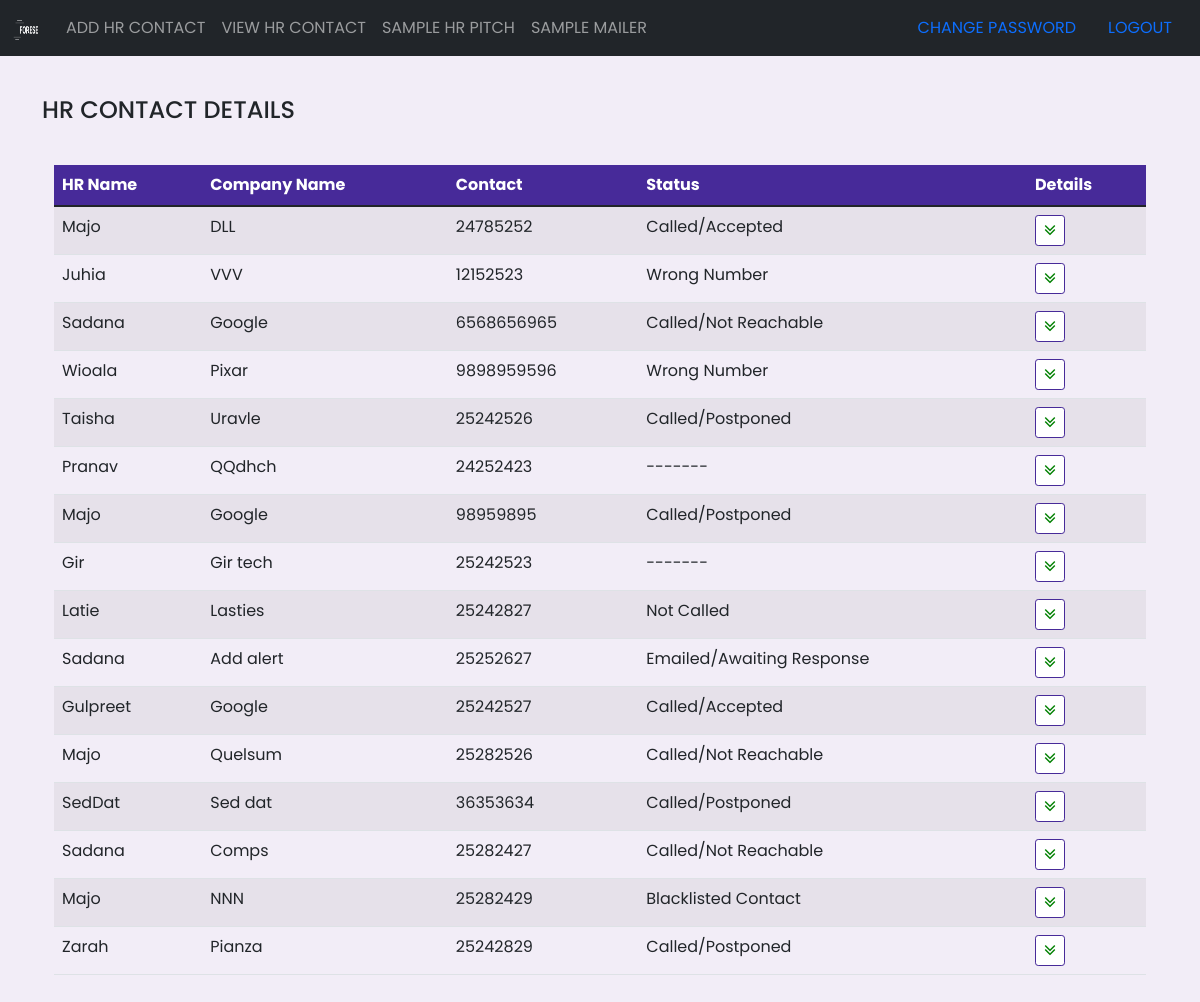
The app's page /hr_features/show_hr_modal/ (signed in) with its own data.
### hr_features/models.py (models this page shows)
class Hr(models.Model):
    added_by=models.ForeignKey(User,on_delete=models.SET_NULL,null=True)
    fullname=models.CharField( max_length=70)
    companyname=models.CharField( max_length=70)
    email=models.CharField( max_length=70,unique=True)
    mobile = models.CharField(max_length=10,unique=True)
    status=models.CharField(choices=STATUS_CHOICE,max_length=70)
    interview=models.CharField(choices=INTERVIEW_CHOICE,max_length=70)
    hrcount=models.PositiveIntegerField()
    dept=models.CharField(max_length=70)
    transport=models.CharField(choices=TRANSPORT_CHOICE,max_length=70)
    extra_comments=models.TextField()
    internship=models.BooleanField(default=False)
    dtoc=models.DateTimeField(auto_now_add=True,null=True)

### hr_features/views.py (the view)
# urls.py: path('show_hr_modal/',views.show_hr_modal,name='show_hr_modal'),
def show_hr_modal(request):
    if request.user.is_authenticated and check_student(request.user):
       hrs=Hr.objects.filter(added_by=request.user).order_by('dtoc').all()
       return render(request,'hr_features/show_modal.html',{"hrs":hrs})
    else:
        return redirect('student_login')

### students/views.py (called while the page is built)
def check_student(user):
    if user.user_type == 'VOLUNTEER':
        return True
    else:
	    return False

### hr_features/templates/hr_features/show_modal.html (shortened to what this page needs)
{% extends 'hr_features/layout.html' %}
{% load static %}
{% block main %}
<div class="row">
    <h4 class="table table-striped"> HR CONTACT DETAILS</h4>
    <div class="d-flex p-4">
        <table class="table table-striped">
        <thead style="background-color:#472a99;">
            <tr>
            <th scope="col" class="scope" >HR Name</th>
            <th scope="col" class="scope">Company Name</th>
            <th scope="col" class="scope">Contact</th>
            <th scope="col" class="scope">Status</th>
            <th scope="col" class="scope">Details</th>
            </tr>
        </thead>
        <tbody>
            {% for hr in hrs %}
            <tr>
                <td>{{hr.fullname}}</td>
                <td>{{hr.companyname}}</td>
                <td>{{hr.mobile}}</td>
                <td>{{hr.status}}</td>
                <td><button type="button" class="btn btn-primary btn-sm" data-bs-toggle="modal" data-bs-target="#HR{{hr.pk}}" style="background-color:white; border-color:#472a99"><i class="fa fa-angle-double-down fa-lg" style="color:green"></i></button>
                  </td>
            </tr>
            {% endfor %}
        </tbody>
        </table>
    </div>
</div>
{% endblock %}

### hr_features/templates/hr_features/layout.html (style rules this page uses)
body { font-family: 'Poppins', sans-serif; background-color: #f2edf7; }

### hr_features/templates/hr_features/show_modal.html (style rules this page uses)
body { font-family: 'Poppins', sans-serif; background-color: #f2edf7; }
.scope { background-color: #472a99; color: white; text-align:left; }

### records on screen
Hr: fullname "Majo", companyname "DLL", mobile "24785252", status "Called/Accepted"
Hr: fullname "Juhia", companyname "VVV", mobile "12152523", status "Wrong Number"
Hr: fullname "Sadana", companyname "Google", mobile "6568656965", status "Called/Not Reachable"
Hr: fullname "Wioala", companyname "Pixar", mobile "9898959596", status "Wrong Number"
Hr: fullname "Taisha", companyname "Uravle", mobile "25242526", status "Called/Postponed"
Hr: fullname "Pranav", companyname "QQdhch", mobile "24252423", status "-------"
Hr: fullname "Majo", companyname "Google", mobile "98959895", status "Called/Postponed"
Hr: fullname "Gir", companyname "Gir tech", mobile "25242523", status "-------"
Hr: fullname "Latie", companyname "Lasties", mobile "25242827", status "Not Called"
Hr: fullname "Sadana", companyname "Add alert", mobile "25252627", status "Emailed/Awaiting Response"
Hr: fullname "Gulpreet", companyname "Google", mobile "25242527", status "Called/Accepted"
Hr: fullname "Majo", companyname "Quelsum", mobile "25282526", status "Called/Not Reachable"
Hr: fullname "SedDat", companyname "Sed dat", mobile "36353634", status "Called/Postponed"
Hr: fullname "Sadana", companyname "Comps", mobile "25282427", status "Called/Not Reachable"
Hr: fullname "Majo", companyname "NNN", mobile "25282429", status "Blacklisted Contact"
Hr: fullname "Zarah", companyname "Pianza", mobile "25242829", status "Called/Postponed"
